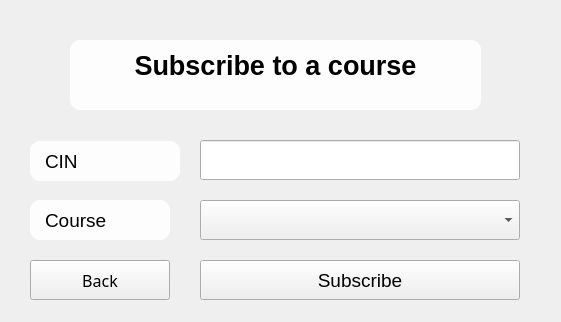
<?xml version="1.0" encoding="UTF-8"?>
<ui version="4.0">
 <class>MainWindow</class>
 <widget class="QMainWindow" name="MainWindow">
  <property name="geometry">
   <rect>
    <x>0</x>
    <y>0</y>
    <width>561</width>
    <height>322</height>
   </rect>
  </property>
  <property name="windowTitle">
   <string>MainWindow</string>
  </property>
  <property name="styleSheet">
   <string notr="true">QMainWindow{
	border-image: url(:/background/img/Fitness Gym Background.jpeg);
}</string>
  </property>
  <widget class="QWidget" name="centralwidget">
   <widget class="QLabel" name="label_2">
    <property name="geometry">
     <rect>
      <x>30</x>
      <y>200</y>
      <width>140</width>
      <height>40</height>
     </rect>
    </property>
    <property name="font">
     <font>
      <pointsize>14</pointsize>
     </font>
    </property>
    <property name="styleSheet">
     <string notr="true">color: rgb(0, 0, 0);
background-color: rgba(255, 255, 255,0.9);
padding: 10px;
border-radius:10px;</string>
    </property>
    <property name="text">
     <string>Course</string>
    </property>
   </widget>
   <widget class="QPushButton" name="sub">
    <property name="geometry">
     <rect>
      <x>200</x>
      <y>260</y>
      <width>320</width>
      <height>40</height>
     </rect>
    </property>
    <property name="font">
     <font>
      <pointsize>14</pointsize>
     </font>
    </property>
    <property name="text">
     <string>Subscribe</string>
    </property>
   </widget>
   <widget class="QLabel" name="label">
    <property name="geometry">
     <rect>
      <x>30</x>
      <y>141</y>
      <width>150</width>
      <height>40</height>
     </rect>
    </property>
    <property name="font">
     <font>
      <pointsize>14</pointsize>
     </font>
    </property>
    <property name="styleSheet">
     <string notr="true">color: rgb(0, 0, 0);
background-color: rgba(255, 255, 255,0.9);
padding: 10px;
border-radius:10px;</string>
    </property>
    <property name="text">
     <string>CIN</string>
    </property>
   </widget>
   <widget class="QLineEdit" name="cin">
    <property name="geometry">
     <rect>
      <x>200</x>
      <y>140</y>
      <width>320</width>
      <height>40</height>
     </rect>
    </property>
    <property name="font">
     <font>
      <pointsize>14</pointsize>
     </font>
    </property>
   </widget>
   <widget class="QComboBox" name="Courses">
    <property name="geometry">
     <rect>
      <x>200</x>
      <y>200</y>
      <width>320</width>
      <height>40</height>
     </rect>
    </property>
    <property name="font">
     <font>
      <pointsize>14</pointsize>
     </font>
    </property>
   </widget>
   <widget class="QLabel" name="label_3">
    <property name="geometry">
     <rect>
      <x>70</x>
      <y>40</y>
      <width>411</width>
      <height>70</height>
     </rect>
    </property>
    <property name="font">
     <font>
      <pointsize>20</pointsize>
      <weight>75</weight>
      <bold>true</bold>
     </font>
    </property>
    <property name="styleSheet">
     <string notr="true">color: rgb(0, 0, 0);
background-color: rgba(255, 255, 255,0.9);
padding: 10px;
border-radius:10px;</string>
    </property>
    <property name="text">
     <string>&lt;!DOCTYPE HTML PUBLIC &quot;-//W3C//DTD HTML 4.0//EN&quot; &quot;http://www.w3.org/TR/REC-html40/strict.dtd&quot;&gt;
&lt;html&gt;&lt;head&gt;&lt;meta name=&quot;qrichtext&quot; content=&quot;1&quot; /&gt;&lt;style type=&quot;text/css&quot;&gt;
p, li { white-space: pre-wrap; }
&lt;/style&gt;&lt;/head&gt;&lt;body style=&quot; font-family:'MS Shell Dlg 2'; font-size:20pt; font-weight:600; font-style:normal;&quot;&gt;
&lt;p style=&quot; margin-top:0px; margin-bottom:0px; margin-left:0px; margin-right:0px; -qt-block-indent:0; text-indent:0px;&quot;&gt;&lt;span style=&quot; color:#000000;&quot;&gt;Subscribe to a course&lt;/span&gt;&lt;/p&gt;
&lt;p style=&quot;-qt-paragraph-type:empty; margin-top:0px; margin-bottom:0px; margin-left:0px; margin-right:0px; -qt-block-indent:0; text-indent:0px; color:#000000;&quot;&gt;&lt;br /&gt;&lt;/p&gt;&lt;/body&gt;&lt;/html&gt;</string>
    </property>
    <property name="alignment">
     <set>Qt::AlignCenter</set>
    </property>
   </widget>
   <widget class="QPushButton" name="back">
    <property name="geometry">
     <rect>
      <x>30</x>
      <y>260</y>
      <width>140</width>
      <height>40</height>
     </rect>
    </property>
    <property name="font">
     <font>
      <family>8514oem</family>
      <pointsize>12</pointsize>
     </font>
    </property>
    <property name="text">
     <string>Back</string>
    </property>
   </widget>
  </widget>
  <widget class="QMenuBar" name="menubar">
   <property name="geometry">
    <rect>
     <x>0</x>
     <y>0</y>
     <width>561</width>
     <height>26</height>
    </rect>
   </property>
  </widget>
 </widget>
 <resources>
  <include location="ressource.qrc"/>
 </resources>
 <connections/>
</ui>
